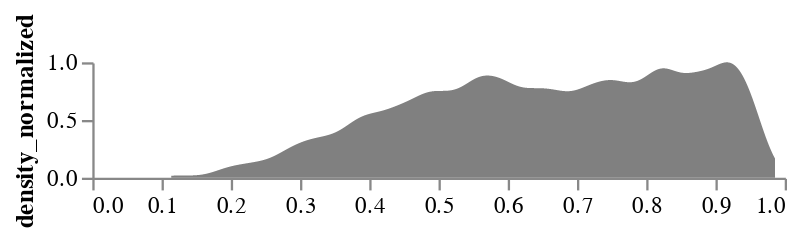

This figure's notebook cell:
### Code cell
import numpy as np
import scipy.stats as stats
import altair as alt
import pandas as pd
from scipy.ndimage import gaussian_filter1d

# Assuming 'revel' is your DataFrame

# Define the step value
step = 50  # Adjust height for each facet

# Desired order for mutation_type facets
mutation_types = ['M']

# Define colors for each facet
colors = {
    'M': 'gray'
}

# Convert 'Mutation_Type' to a categorical type with a specified order
revel['Mutation_type'] = pd.Categorical(revel['Mutation_type'], categories=facet_order, ordered=True)

# Create individual charts for each facet
charts = []
for i, mutation_type in enumerate(mutation_types):
    df_subset = revel[revel['Mutation_type'] == mutation_type]

    
    if df_subset.empty or len(df_subset['REVEL']) < 2:  # Skip if not enough data
        print(f"No data for mutation type: {mutation_type}")
        continue

    kde = gaussian_kde(df_subset['REVEL'], bw_method=0.1)
    x_vals = np.linspace(df_subset['REVEL'].min(), df_subset['REVEL'].max(), 10000)
    y_vals = kde(x_vals)
    y_vals_normalized = y_vals / np.max(y_vals)

    plot_data = pd.DataFrame({'REVEL': x_vals, 'density_normalized': y_vals_normalized})

    chart = alt.Chart(plot_data, width=300, height=step).mark_area().encode(
        alt.X(
        "REVEL:Q",
        scale=alt.Scale(domain=[0, 1]),  # Set the x-axis range
        axis=alt.Axis(title=None, labels=(i == len(mutation_types) - 1))
    ),
        alt.Y("density_normalized:Q", scale=alt.Scale(domain=[0, 1])),
        color=alt.value(colors[mutation_type])
    )
    charts.append(chart)
    
# Combine individual charts into a single layout
combined_chart_REVEL = alt.vconcat(*charts, spacing=0).configure_axis(
    grid=False
).configure_view(
    stroke=None
)


combined_chart_REVEL

### Figure 1 — Vega-Lite specification as saved in the notebook (floating-point values rounded to 4 significant figures; data arrays with more than 128 entries replaced by an {"elided": "..."} marker saying what was removed)
{"config": {"view": {"continuousWidth": 300, "continuousHeight": 300, "stroke": null}, "axis": {"grid": false}}, "vconcat": [{"mark": {"type": "area"}, "encoding": {"color": {"value": "gray"}, "x": {"axis": {"labels": true, "title": null}, "field": "REVEL", "scale": {"domain": [0, 1]}, "type": "quantitative"}, "y": {"field": "density_normalized", "scale": {"domain": [0, 1]}, "type": "quantitative"}}, "height": 50, "width": 300}], "data": {"name": "data-cf768cae7c8383b45c0c01eec84eb2c4"}, "spacing": 0, "$schema": "https://vega.github.io/schema/vega-lite/v5.8.0.json", "datasets": {"data-cf768cae7c8383b45c0c01eec84eb2c4": {"elided": "10000 records"}}}
